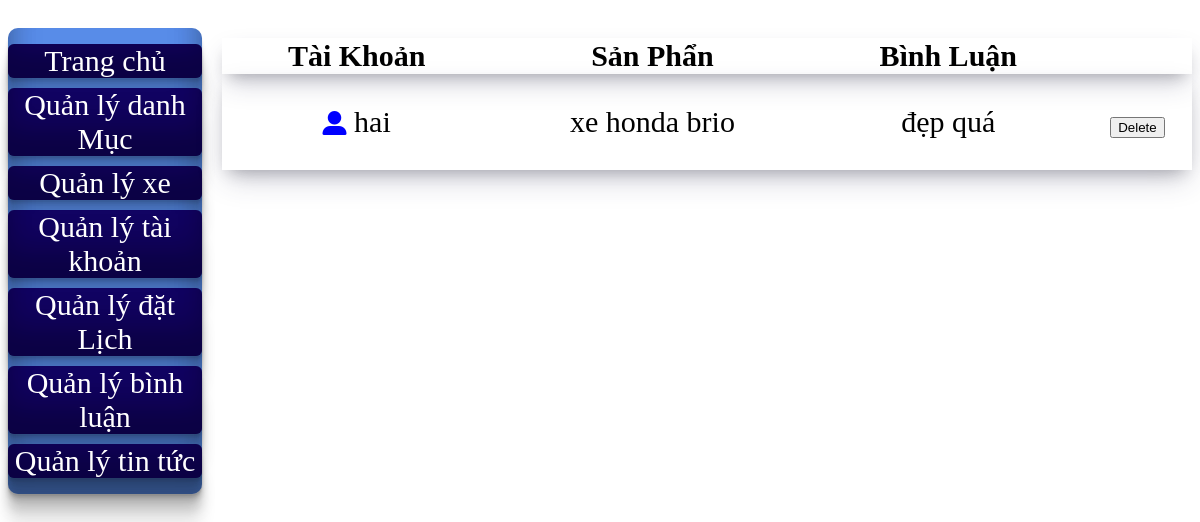
The app's page /admin/binhluan/comment.php with its own data.
### tables this page shows
CREATE TABLE `binhluan` (
  `idbl` int(11) NOT NULL,
  `noidung` varchar(500) NOT NULL,
  `idtk` int(11) NOT NULL,
  `idxe` int(11) NOT NULL
);

CREATE TABLE `taikhoan` (
  `idtk` int(11) NOT NULL,
  `gmail` varchar(225) NOT NULL,
  `taikhoan` varchar(225) NOT NULL,
  `matkhau` varchar(255) NOT NULL,
  `hoten` varchar(255) NOT NULL,
  `idquyen` int(11) NOT NULL,
  `sdt` varchar(225) NOT NULL
);

CREATE TABLE `xe` (
  `idxe` int(11) NOT NULL,
  `tenxe` varchar(225) NOT NULL,
  `img` varchar(225) NOT NULL,
  `thongtinxe` varchar(500) NOT NULL,
  `gia` double NOT NULL,
  `iddm` int(11) NOT NULL
);

### admin/model/connect.php (called while the page is built)
<?php
    function connect($query){
        $connection = new PDO("mysql:host=localhost;dbname=duan1;charset=utf8","root","");
        $stmt = $connection -> prepare($query);
        $stmt -> execute();
        return $stmt;
    }
    function getAll($query){
        $result = connect($query) -> fetchAll();
        return $result;
    }
    function getOne($query){
        $result = connect($query) -> fetch();
        return $result;
    }
?>

### admin/binhluan/comment.php (the view, shortened to what this page needs)
<!DOCTYPE html>
<html lang="en">
<head>
    <link rel="stylesheet" href="../css/style_coment.css">
</head>
<body>
    <div class="container">
        <div class="sidebar">
            <ul>
                <li><a href="index.php">Trang chủ</a></li>
                <li><a href="index.php?id=adddm">Quản lý danh Mục</a></li>
                <li><a href="index.php?id=addxe">Quản lý  xe</a></li>
                <li><a href="index.php?id=addkh">Quản lý tài khoản</a></li>
                <li><a href="index.php?id=adddl">Quản lý đặt Lịch</a></li>
                <li><a href="index.php?id=addcm">Quản lý bình luận</a></li>
                <li><a href="index.php?id=addtt">Quản lý tin tức</a></li>
            </ul>
        </div>
        <div class="form">
            <div class="form_dm">
                <?php
                     include "./model/connect.php";
                     $sqlbl = "select * from binhluan";
                     $bl = getAll($sqlbl);
                ?>
                <table>
                    <thead>
                        <th>
                            Tài Khoản
                        </th>
                        <th>
                            Sản Phẩn
                        </th>
                        <th>
                            Bình Luận
                        </th>
                        <th></th>
                    </thead>
                    <tbody>
                        <?php foreach ($bl as $key => $value):?>
                        <tr>
                            <td>
                                <p>
                                <i style='font-size:24px; color:blue;' class='fas'>&#xf406;</i>
                                    <?php
                                    $b = $value['idtk'];
                                    $sqlbl = "select taikhoan from taikhoan where idtk = $b";
                                    $tentk = getAll($sqlbl);
                                    echo $tentk[0][0];
                                    ?>
                                </p>
                            </td>
                            <td>
                                <p>
                                    <?php
                                    $idxe = $value['idxe'];
                                    $sqlsp = "select tenxe from xe where idxe = $idxe";
                                    $tensp = getOne($sqlsp);
                                    echo $tensp[0];
                                ?></p>
                            </td>
                            <td>
                                <p><?php echo $value['noidung']?></p>
                            </td>
                            <td>
                                <a onclick="return(a())"
                                    href="./binhluan/delete.php?id=<?php echo $value['idbl']?>"><button>Delete</button></a>
                            </td>
                        </tr>
                        <?php endforeach?>
                    </tbody>
                </table>
            </div>
        </div>
    </div>
</body>
</html>

### css/style_coment.css (style rules this page uses)
.container { display: flex; padding-top: 20px; }
.container .sidebar { box-shadow: rgba(0, 0, 0, 0.17) 0px -23px 25px 0px inset, rgba(0, 0, 0, 0.15) 0px -36px 30px 0px inset, rgba(0, 0, 0, 0.1) 0px -79px 40px 0px inset, rgba(0, 0, 0, 0.06) 0px 2px 1px, rgba(0, 0, 0, 0.09) 0px 4px 2px, rgba(0, 0, 0, 0.09) 0px 8px 4px, rgba(0, 0, 0, 0.09) 0px 16px 8px, rgba(0, 0, 0, 0.09) 0px 32px 16px; width: 20%; background-color: rgb(88, 140, 232); border-radius: 10px; }
.sidebar ul { padding:0; list-style: none; text-align: center; }
.sidebar ul a { color: white; text-decoration: none; font-size: 30px; }
.sidebar ul li { border-radius: 6px; box-shadow: rgba(0, 0, 0, 0.17) 0px -23px 25px 0px inset, rgba(0, 0, 0, 0.15) 0px -36px 30px 0px inset, rgba(0, 0, 0, 0.1) 0px -79px 40px 0px inset, rgba(0, 0, 0, 0.06) 0px 2px 1px, rgba(0, 0, 0, 0.09) 0px 4px 2px, rgba(0, 0, 0, 0.09) 0px 8px 4px, rgba(0, 0, 0, 0.09) 0px 16px 8px, rgba(0, 0, 0, 0.09) 0px 32px 16px; background-color: rgb(19, 4, 107); margin-bottom: 10px; }
table { width: 100%; border-collapse: collapse; text-align: center; }
table { border-radius: 20px; background: white; font-size: 30px; width: 100%; text-align: center; background-size: 100%; }
.form { padding-left: 20px; padding-top: 10px; width: 100%; }
tr { box-shadow: rgba(50, 50, 93, 0.25) 0px 13px 27px -5px, rgba(0, 0, 0, 0.3) 0px 8px 16px -8px; }

### records on screen
binhluan: idtk.taikhoan "hai", idxe.tenxe "xe honda brio", noidung "đẹp quá"
